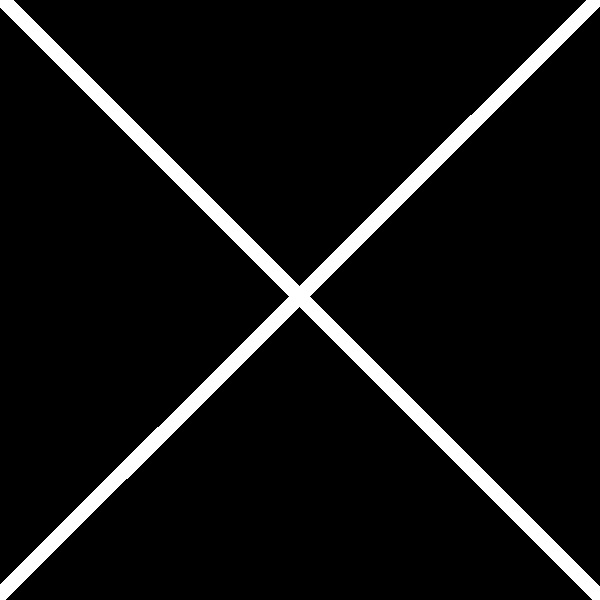
%> input picture Image_Processing_Part2/Cross.jpg, 600 x 600 px
$ octave Part2.m   (GNU Octave 9; MATLAB toolbox functions it lacks are replaced by stand-ins)
%> lines starting %> are read from the running program, lines starting %| are printed output that depends on the picture
close all;
clear all ;  %#ok<CLALL>
I = imread('Cross.jpg') ;
%> I is the input picture: size 600x600x3 uint8; min 0, max 255, mean 17.4

I1 = rgb2gray(I);

figure,imshow(I1);

F1 = fftshift(fft2(I1)) ;
figure, imshow(1+log(abs(F1)),[]);
%> after `imshow(1+log(abs(F1)),[])`:
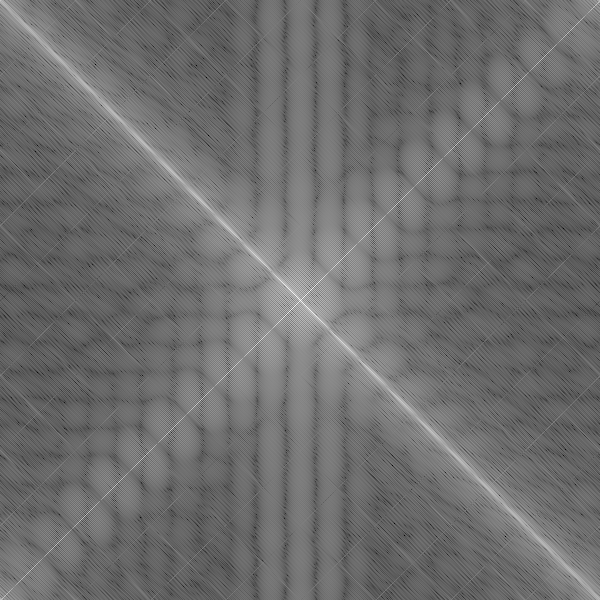
%> displayed picture: size 600x600, on the screen's scale of 0 to 255; min 0, max 255, mean 109.8
figure, imshow(angle(F1));
%> after `imshow(angle(F1))`:
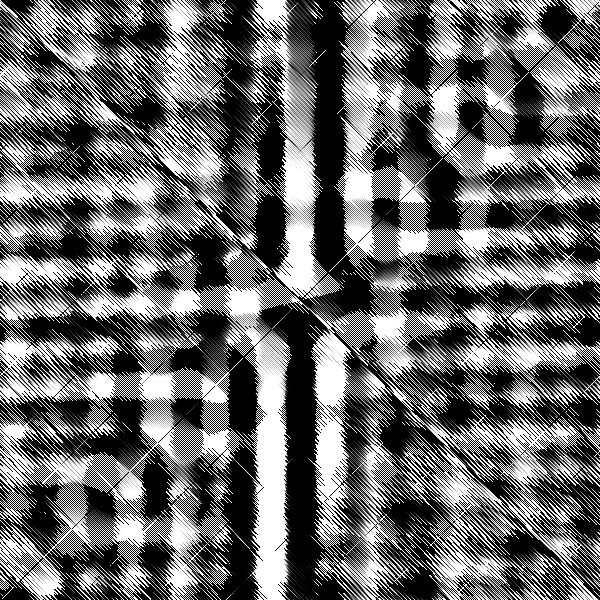
%> displayed picture: size 600x600, on the screen's scale of 0 to 255; min 0, max 255, mean 106.8
